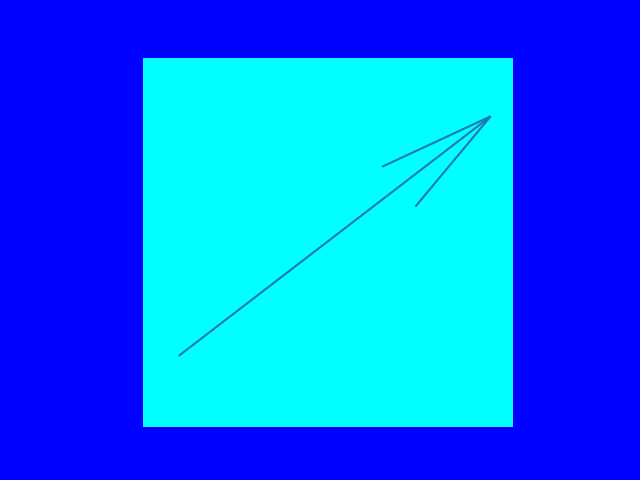

The Python source for this figure:
import numpy as np

from mpl_toolkits.mplot3d import Axes3D
import matplotlib.pyplot as plt
fig = plt.figure(facecolor="Blue")
ax = plt.axes(projection= "3d")
plt.axis("off")
ax.set_facecolor("Cyan")
ax.set_aspect("equal")

#draw the arrow
ax.quiver(0,0,0,1,1,1,length=1.0)

plt.show()
